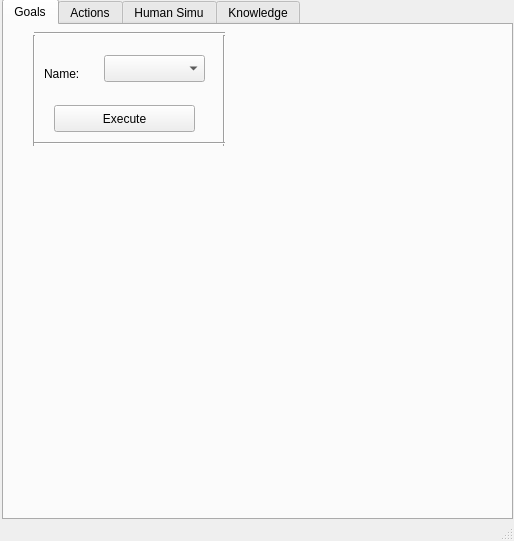
<?xml version="1.0" encoding="UTF-8"?>
<ui version="4.0">
 <class>MainWindowDesign</class>
 <widget class="QMainWindow" name="MainWindowDesign">
  <property name="geometry">
   <rect>
    <x>0</x>
    <y>0</y>
    <width>514</width>
    <height>541</height>
   </rect>
  </property>
  <property name="mouseTracking">
   <bool>false</bool>
  </property>
  <property name="windowTitle">
   <string>PR2 Supervisor</string>
  </property>
  <property name="windowIcon">
   <iconset>
    <normaloff>../../../../../../../../home/sdevin/catkin_ws/src/supervisor/graphical_interface/resources/images/icon.png</normaloff>../../../../../../../../home/sdevin/catkin_ws/src/supervisor/graphical_interface/resources/images/icon.png</iconset>
  </property>
  <property name="locale">
   <locale language="English" country="UnitedStates"/>
  </property>
  <property name="animated">
   <bool>false</bool>
  </property>
  <widget class="QWidget" name="centralwidget">
   <widget class="QTabWidget" name="HumanSimu">
    <property name="geometry">
     <rect>
      <x>2</x>
      <y>-1</y>
      <width>511</width>
      <height>521</height>
     </rect>
    </property>
    <property name="currentIndex">
     <number>0</number>
    </property>
    <widget class="QWidget" name="Goals">
     <attribute name="title">
      <string>Goals</string>
     </attribute>
     <widget class="QLabel" name="label_14">
      <property name="geometry">
       <rect>
        <x>40</x>
        <y>40</y>
        <width>67</width>
        <height>17</height>
       </rect>
      </property>
      <property name="text">
       <string>Name:</string>
      </property>
     </widget>
     <widget class="QComboBox" name="comboBoxGoalName">
      <property name="geometry">
       <rect>
        <x>100</x>
        <y>30</y>
        <width>101</width>
        <height>27</height>
       </rect>
      </property>
     </widget>
     <widget class="QPushButton" name="pushButtonExecuteGoal">
      <property name="geometry">
       <rect>
        <x>50</x>
        <y>80</y>
        <width>141</width>
        <height>27</height>
       </rect>
      </property>
      <property name="text">
       <string>Execute</string>
      </property>
     </widget>
     <widget class="Line" name="line_9">
      <property name="geometry">
       <rect>
        <x>20</x>
        <y>10</y>
        <width>20</width>
        <height>111</height>
       </rect>
      </property>
      <property name="orientation">
       <enum>Qt::Vertical</enum>
      </property>
     </widget>
     <widget class="Line" name="line_10">
      <property name="geometry">
       <rect>
        <x>210</x>
        <y>10</y>
        <width>20</width>
        <height>111</height>
       </rect>
      </property>
      <property name="orientation">
       <enum>Qt::Vertical</enum>
      </property>
     </widget>
     <widget class="Line" name="line_11">
      <property name="geometry">
       <rect>
        <x>30</x>
        <y>0</y>
        <width>191</width>
        <height>16</height>
       </rect>
      </property>
      <property name="orientation">
       <enum>Qt::Horizontal</enum>
      </property>
     </widget>
     <widget class="Line" name="line_12">
      <property name="geometry">
       <rect>
        <x>30</x>
        <y>110</y>
        <width>191</width>
        <height>16</height>
       </rect>
      </property>
      <property name="orientation">
       <enum>Qt::Horizontal</enum>
      </property>
     </widget>
    </widget>
    <widget class="QWidget" name="Actions">
     <attribute name="title">
      <string>Actions</string>
     </attribute>
     <widget class="Line" name="line">
      <property name="geometry">
       <rect>
        <x>10</x>
        <y>20</y>
        <width>20</width>
        <height>251</height>
       </rect>
      </property>
      <property name="orientation">
       <enum>Qt::Vertical</enum>
      </property>
     </widget>
     <widget class="Line" name="line_2">
      <property name="geometry">
       <rect>
        <x>320</x>
        <y>20</y>
        <width>20</width>
        <height>251</height>
       </rect>
      </property>
      <property name="orientation">
       <enum>Qt::Vertical</enum>
      </property>
     </widget>
     <widget class="Line" name="line_3">
      <property name="geometry">
       <rect>
        <x>20</x>
        <y>10</y>
        <width>311</width>
        <height>16</height>
       </rect>
      </property>
      <property name="orientation">
       <enum>Qt::Horizontal</enum>
      </property>
     </widget>
     <widget class="QLabel" name="label_3">
      <property name="geometry">
       <rect>
        <x>120</x>
        <y>20</y>
        <width>141</width>
        <height>17</height>
       </rect>
      </property>
      <property name="text">
       <string>Execute Action</string>
      </property>
      <property name="textFormat">
       <enum>Qt::RichText</enum>
      </property>
     </widget>
     <widget class="QLabel" name="label_4">
      <property name="geometry">
       <rect>
        <x>30</x>
        <y>60</y>
        <width>67</width>
        <height>17</height>
       </rect>
      </property>
      <property name="text">
       <string>Name:</string>
      </property>
     </widget>
     <widget class="QComboBox" name="comboBoxActionName">
      <property name="geometry">
       <rect>
        <x>110</x>
        <y>50</y>
        <width>101</width>
        <height>27</height>
       </rect>
      </property>
     </widget>
     <widget class="QLabel" name="label_5">
      <property name="geometry">
       <rect>
        <x>30</x>
        <y>100</y>
        <width>67</width>
        <height>17</height>
       </rect>
      </property>
      <property name="text">
       <string>Object:</string>
      </property>
     </widget>
     <widget class="QLabel" name="label_6">
      <property name="geometry">
       <rect>
        <x>30</x>
        <y>140</y>
        <width>67</width>
        <height>17</height>
       </rect>
      </property>
      <property name="text">
       <string>Support:</string>
      </property>
     </widget>
     <widget class="QComboBox" name="comboBoxActionObject">
      <property name="geometry">
       <rect>
        <x>110</x>
        <y>90</y>
        <width>101</width>
        <height>27</height>
       </rect>
      </property>
     </widget>
     <widget class="QComboBox" name="comboBoxActionSupport">
      <property name="geometry">
       <rect>
        <x>110</x>
        <y>130</y>
        <width>101</width>
        <height>27</height>
       </rect>
      </property>
     </widget>
     <widget class="QPushButton" name="pushButtonExecuteAction">
      <property name="geometry">
       <rect>
        <x>30</x>
        <y>230</y>
        <width>141</width>
        <height>27</height>
       </rect>
      </property>
      <property name="text">
       <string>Simple Execution</string>
      </property>
     </widget>
     <widget class="Line" name="line_4">
      <property name="geometry">
       <rect>
        <x>20</x>
        <y>260</y>
        <width>311</width>
        <height>16</height>
       </rect>
      </property>
      <property name="orientation">
       <enum>Qt::Horizontal</enum>
      </property>
     </widget>
     <widget class="QPushButton" name="pushButtonStopAction">
      <property name="geometry">
       <rect>
        <x>60</x>
        <y>290</y>
        <width>251</width>
        <height>27</height>
       </rect>
      </property>
      <property name="text">
       <string>Stop</string>
      </property>
     </widget>
     <widget class="QPushButton" name="pushButtonAskAction">
      <property name="geometry">
       <rect>
        <x>180</x>
        <y>230</y>
        <width>141</width>
        <height>27</height>
       </rect>
      </property>
      <property name="text">
       <string>Complete Execution</string>
      </property>
     </widget>
     <widget class="QLabel" name="label_13">
      <property name="geometry">
       <rect>
        <x>30</x>
        <y>180</y>
        <width>71</width>
        <height>17</height>
       </rect>
      </property>
      <property name="text">
       <string>Container:</string>
      </property>
     </widget>
     <widget class="QComboBox" name="comboBoxActionContainer">
      <property name="geometry">
       <rect>
        <x>110</x>
        <y>170</y>
        <width>101</width>
        <height>27</height>
       </rect>
      </property>
     </widget>
    </widget>
    <widget class="QWidget" name="tab">
     <attribute name="title">
      <string>Human Simu</string>
     </attribute>
     <widget class="Line" name="line_5">
      <property name="geometry">
       <rect>
        <x>20</x>
        <y>10</y>
        <width>311</width>
        <height>16</height>
       </rect>
      </property>
      <property name="orientation">
       <enum>Qt::Horizontal</enum>
      </property>
     </widget>
     <widget class="Line" name="line_6">
      <property name="geometry">
       <rect>
        <x>10</x>
        <y>20</y>
        <width>20</width>
        <height>291</height>
       </rect>
      </property>
      <property name="orientation">
       <enum>Qt::Vertical</enum>
      </property>
     </widget>
     <widget class="Line" name="line_7">
      <property name="geometry">
       <rect>
        <x>320</x>
        <y>20</y>
        <width>20</width>
        <height>291</height>
       </rect>
      </property>
      <property name="orientation">
       <enum>Qt::Vertical</enum>
      </property>
     </widget>
     <widget class="Line" name="line_8">
      <property name="geometry">
       <rect>
        <x>20</x>
        <y>300</y>
        <width>311</width>
        <height>16</height>
       </rect>
      </property>
      <property name="orientation">
       <enum>Qt::Horizontal</enum>
      </property>
     </widget>
     <widget class="QLabel" name="label_7">
      <property name="geometry">
       <rect>
        <x>120</x>
        <y>20</y>
        <width>141</width>
        <height>17</height>
       </rect>
      </property>
      <property name="text">
       <string>False Action</string>
      </property>
      <property name="textFormat">
       <enum>Qt::RichText</enum>
      </property>
     </widget>
     <widget class="QLabel" name="label_8">
      <property name="geometry">
       <rect>
        <x>30</x>
        <y>70</y>
        <width>67</width>
        <height>17</height>
       </rect>
      </property>
      <property name="text">
       <string>Agent:</string>
      </property>
     </widget>
     <widget class="QComboBox" name="comboBoxHumanAgent">
      <property name="geometry">
       <rect>
        <x>130</x>
        <y>60</y>
        <width>101</width>
        <height>27</height>
       </rect>
      </property>
     </widget>
     <widget class="QComboBox" name="comboBoxHumanActionName">
      <property name="geometry">
       <rect>
        <x>130</x>
        <y>100</y>
        <width>101</width>
        <height>27</height>
       </rect>
      </property>
     </widget>
     <widget class="QComboBox" name="comboBoxHumanActionObject">
      <property name="geometry">
       <rect>
        <x>130</x>
        <y>140</y>
        <width>101</width>
        <height>27</height>
       </rect>
      </property>
     </widget>
     <widget class="QComboBox" name="comboBoxHumanActionSupport">
      <property name="geometry">
       <rect>
        <x>130</x>
        <y>180</y>
        <width>101</width>
        <height>27</height>
       </rect>
      </property>
     </widget>
     <widget class="QLabel" name="label_9">
      <property name="geometry">
       <rect>
        <x>30</x>
        <y>110</y>
        <width>67</width>
        <height>17</height>
       </rect>
      </property>
      <property name="text">
       <string>Name:</string>
      </property>
     </widget>
     <widget class="QLabel" name="label_10">
      <property name="geometry">
       <rect>
        <x>30</x>
        <y>150</y>
        <width>67</width>
        <height>17</height>
       </rect>
      </property>
      <property name="text">
       <string>Object:</string>
      </property>
     </widget>
     <widget class="QLabel" name="label_11">
      <property name="geometry">
       <rect>
        <x>30</x>
        <y>190</y>
        <width>67</width>
        <height>17</height>
       </rect>
      </property>
      <property name="text">
       <string>Support:</string>
      </property>
     </widget>
     <widget class="QPushButton" name="pushButtonSendHumanAction">
      <property name="geometry">
       <rect>
        <x>100</x>
        <y>270</y>
        <width>141</width>
        <height>27</height>
       </rect>
      </property>
      <property name="text">
       <string>Send</string>
      </property>
     </widget>
     <widget class="QLabel" name="label_12">
      <property name="geometry">
       <rect>
        <x>30</x>
        <y>230</y>
        <width>91</width>
        <height>17</height>
       </rect>
      </property>
      <property name="text">
       <string>Container:</string>
      </property>
     </widget>
     <widget class="QComboBox" name="comboBoxHumanActionContainer">
      <property name="geometry">
       <rect>
        <x>130</x>
        <y>220</y>
        <width>101</width>
        <height>27</height>
       </rect>
      </property>
     </widget>
    </widget>
    <widget class="QWidget" name="Knowledge">
     <attribute name="title">
      <string>Knowledge</string>
     </attribute>
     <widget class="QLabel" name="label_2">
      <property name="geometry">
       <rect>
        <x>0</x>
        <y>0</y>
        <width>201</width>
        <height>41</height>
       </rect>
      </property>
      <property name="text">
       <string>TODO</string>
      </property>
      <property name="textFormat">
       <enum>Qt::PlainText</enum>
      </property>
     </widget>
    </widget>
   </widget>
  </widget>
  <widget class="QStatusBar" name="statusbar"/>
  <action name="action_Quit">
   <property name="text">
    <string>&amp;Quit</string>
   </property>
   <property name="shortcut">
    <string>Ctrl+Q</string>
   </property>
   <property name="shortcutContext">
    <enum>Qt::ApplicationShortcut</enum>
   </property>
  </action>
  <action name="action_Preferences">
   <property name="text">
    <string>&amp;Preferences</string>
   </property>
  </action>
  <action name="actionAbout">
   <property name="text">
    <string>&amp;About</string>
   </property>
  </action>
  <action name="actionAbout_Qt">
   <property name="text">
    <string>About &amp;Qt</string>
   </property>
  </action>
 </widget>
 <resources/>
 <connections>
  <connection>
   <sender>action_Quit</sender>
   <signal>triggered()</signal>
   <receiver>MainWindowDesign</receiver>
   <slot>close()</slot>
   <hints>
    <hint type="sourcelabel">
     <x>-1</x>
     <y>-1</y>
    </hint>
    <hint type="destinationlabel">
     <x>399</x>
     <y>299</y>
    </hint>
   </hints>
  </connection>
 </connections>
</ui>
